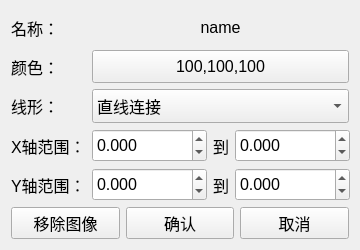
<?xml version="1.0" encoding="UTF-8"?>
<ui version="4.0">
 <class>graphSet</class>
 <widget class="QWidget" name="graphSet">
  <property name="geometry">
   <rect>
    <x>0</x>
    <y>0</y>
    <width>360</width>
    <height>250</height>
   </rect>
  </property>
  <property name="minimumSize">
   <size>
    <width>320</width>
    <height>220</height>
   </size>
  </property>
  <property name="maximumSize">
   <size>
    <width>400</width>
    <height>280</height>
   </size>
  </property>
  <property name="font">
   <font>
    <pointsize>12</pointsize>
   </font>
  </property>
  <property name="windowTitle">
   <string>图像设置</string>
  </property>
  <layout class="QVBoxLayout" name="verticalLayout" stretch="6,1">
   <item>
    <layout class="QGridLayout" name="gridLayout">
     <item row="0" column="0">
      <widget class="QLabel" name="label_5">
       <property name="text">
        <string>名称：</string>
       </property>
      </widget>
     </item>
     <item row="0" column="1">
      <widget class="QLabel" name="label_name">
       <property name="text">
        <string>name</string>
       </property>
       <property name="alignment">
        <set>Qt::AlignCenter</set>
       </property>
      </widget>
     </item>
     <item row="1" column="0">
      <widget class="QLabel" name="label_4">
       <property name="text">
        <string>颜色：</string>
       </property>
      </widget>
     </item>
     <item row="1" column="1">
      <widget class="QPushButton" name="pushButton_color">
       <property name="sizePolicy">
        <sizepolicy hsizetype="Preferred" vsizetype="Preferred">
         <horstretch>0</horstretch>
         <verstretch>0</verstretch>
        </sizepolicy>
       </property>
       <property name="text">
        <string>100,100,100</string>
       </property>
      </widget>
     </item>
     <item row="2" column="0">
      <widget class="QLabel" name="label">
       <property name="text">
        <string>线形：</string>
       </property>
      </widget>
     </item>
     <item row="2" column="1">
      <widget class="QComboBox" name="comboBox">
       <property name="sizePolicy">
        <sizepolicy hsizetype="Preferred" vsizetype="Preferred">
         <horstretch>0</horstretch>
         <verstretch>0</verstretch>
        </sizepolicy>
       </property>
       <property name="sizeAdjustPolicy">
        <enum>QComboBox::AdjustToContents</enum>
       </property>
       <item>
        <property name="text">
         <string>直线连接</string>
        </property>
       </item>
       <item>
        <property name="text">
         <string>一阶保持</string>
        </property>
       </item>
       <item>
        <property name="text">
         <string>离散点</string>
        </property>
       </item>
      </widget>
     </item>
     <item row="3" column="0">
      <widget class="QLabel" name="label_2">
       <property name="text">
        <string>X轴范围：</string>
       </property>
      </widget>
     </item>
     <item row="3" column="1">
      <layout class="QHBoxLayout" name="horizontalLayout_2">
       <item>
        <widget class="QDoubleSpinBox" name="doubleSpinBox_xmin">
         <property name="sizePolicy">
          <sizepolicy hsizetype="Preferred" vsizetype="Preferred">
           <horstretch>0</horstretch>
           <verstretch>0</verstretch>
          </sizepolicy>
         </property>
         <property name="decimals">
          <number>3</number>
         </property>
         <property name="minimum">
          <double>-999999999.000000000000000</double>
         </property>
         <property name="maximum">
          <double>999999999.000000000000000</double>
         </property>
        </widget>
       </item>
       <item>
        <widget class="QLabel" name="label_7">
         <property name="text">
          <string>到</string>
         </property>
         <property name="alignment">
          <set>Qt::AlignCenter</set>
         </property>
        </widget>
       </item>
       <item>
        <widget class="QDoubleSpinBox" name="doubleSpinBox_xmax">
         <property name="sizePolicy">
          <sizepolicy hsizetype="Preferred" vsizetype="Preferred">
           <horstretch>0</horstretch>
           <verstretch>0</verstretch>
          </sizepolicy>
         </property>
         <property name="decimals">
          <number>3</number>
         </property>
         <property name="minimum">
          <double>-999999999.000000000000000</double>
         </property>
         <property name="maximum">
          <double>99999999.000000000000000</double>
         </property>
        </widget>
       </item>
      </layout>
     </item>
     <item row="4" column="0">
      <widget class="QLabel" name="label_3">
       <property name="text">
        <string>Y轴范围：</string>
       </property>
      </widget>
     </item>
     <item row="4" column="1">
      <layout class="QHBoxLayout" name="horizontalLayout">
       <item>
        <widget class="QDoubleSpinBox" name="doubleSpinBox_ymin">
         <property name="sizePolicy">
          <sizepolicy hsizetype="Preferred" vsizetype="Preferred">
           <horstretch>0</horstretch>
           <verstretch>0</verstretch>
          </sizepolicy>
         </property>
         <property name="decimals">
          <number>3</number>
         </property>
         <property name="minimum">
          <double>-999999999.000000000000000</double>
         </property>
         <property name="maximum">
          <double>99999999.000000000000000</double>
         </property>
        </widget>
       </item>
       <item>
        <widget class="QLabel" name="label_6">
         <property name="sizePolicy">
          <sizepolicy hsizetype="Minimum" vsizetype="Preferred">
           <horstretch>0</horstretch>
           <verstretch>0</verstretch>
          </sizepolicy>
         </property>
         <property name="text">
          <string>到</string>
         </property>
         <property name="alignment">
          <set>Qt::AlignCenter</set>
         </property>
        </widget>
       </item>
       <item>
        <widget class="QDoubleSpinBox" name="doubleSpinBox_ymax">
         <property name="sizePolicy">
          <sizepolicy hsizetype="Preferred" vsizetype="Preferred">
           <horstretch>0</horstretch>
           <verstretch>0</verstretch>
          </sizepolicy>
         </property>
         <property name="decimals">
          <number>3</number>
         </property>
         <property name="minimum">
          <double>-999999999.000000000000000</double>
         </property>
         <property name="maximum">
          <double>999999999.000000000000000</double>
         </property>
        </widget>
       </item>
      </layout>
     </item>
    </layout>
   </item>
   <item>
    <layout class="QHBoxLayout" name="horizontalLayout_3">
     <item>
      <widget class="QPushButton" name="pushButton_rm">
       <property name="sizePolicy">
        <sizepolicy hsizetype="Preferred" vsizetype="Preferred">
         <horstretch>0</horstretch>
         <verstretch>0</verstretch>
        </sizepolicy>
       </property>
       <property name="text">
        <string>移除图像</string>
       </property>
      </widget>
     </item>
     <item>
      <widget class="QPushButton" name="pushButton_ok">
       <property name="sizePolicy">
        <sizepolicy hsizetype="Preferred" vsizetype="Preferred">
         <horstretch>0</horstretch>
         <verstretch>0</verstretch>
        </sizepolicy>
       </property>
       <property name="text">
        <string>确认</string>
       </property>
      </widget>
     </item>
     <item>
      <widget class="QPushButton" name="pushButton_cancel">
       <property name="sizePolicy">
        <sizepolicy hsizetype="Preferred" vsizetype="Preferred">
         <horstretch>0</horstretch>
         <verstretch>0</verstretch>
        </sizepolicy>
       </property>
       <property name="text">
        <string>取消</string>
       </property>
      </widget>
     </item>
    </layout>
   </item>
  </layout>
 </widget>
 <resources/>
 <connections/>
</ui>
